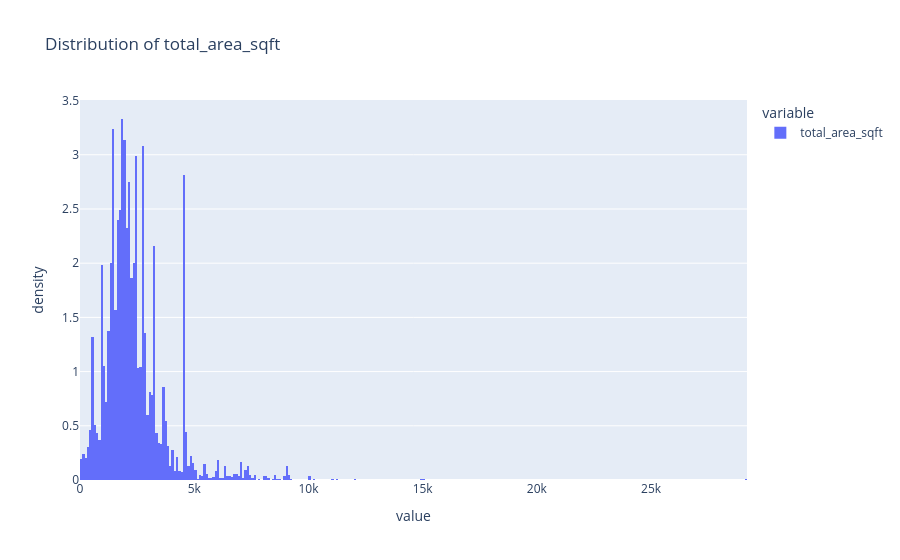

Notebook source saved alongside this figure:
### Code cell
fig = px.histogram(
    pre_process_df['total_area_sqft'],
    histnorm="density",
    title = "Distribution of total_area_sqft" 
)
fig.show()

### Figure 1 — Plotly figure (JSON) as saved in the notebook; plotly's stock layout.template omitted (floating-point values rounded to 4 significant figures; data arrays with more than 128 entries replaced by an {"elided": "..."} marker saying what was removed)
{"data": [{"alignmentgroup": "True", "bingroup": "x", "histnorm": "density", "hovertemplate": "variable=total_area_sqft<br>value=%{x}<br>density=%{y}<extra></extra>", "legendgroup": "total_area_sqft", "marker": {"color": "#636efa", "pattern": {"shape": ""}}, "name": "total_area_sqft", "offsetgroup": "total_area_sqft", "orientation": "v", "showlegend": true, "type": "histogram", "x": {"elided": "5974 int values"}, "xaxis": "x", "yaxis": "y"}], "layout": {"barmode": "relative", "legend": {"title": {"text": "variable"}, "tracegroupgap": 0}, "title": {"text": "Distribution of total_area_sqft"}, "xaxis": {"anchor": "y", "domain": [0, 1], "title": {"text": "value"}}, "yaxis": {"anchor": "x", "domain": [0, 1], "title": {"text": "density"}}}}
